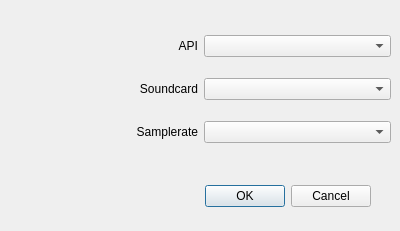
<?xml version="1.0" encoding="UTF-8"?>
<ui version="4.0">
 <class>configDialog</class>
 <widget class="QDialog" name="configDialog">
  <property name="windowModality">
   <enum>Qt::ApplicationModal</enum>
  </property>
  <property name="geometry">
   <rect>
    <x>0</x>
    <y>0</y>
    <width>400</width>
    <height>231</height>
   </rect>
  </property>
  <property name="windowTitle">
   <string>Configuration</string>
  </property>
  <property name="sizeGripEnabled">
   <bool>false</bool>
  </property>
  <property name="modal">
   <bool>true</bool>
  </property>
  <widget class="QDialogButtonBox" name="buttonBox">
   <property name="geometry">
    <rect>
     <x>30</x>
     <y>180</y>
     <width>341</width>
     <height>32</height>
    </rect>
   </property>
   <property name="orientation">
    <enum>Qt::Horizontal</enum>
   </property>
   <property name="standardButtons">
    <set>QDialogButtonBox::Cancel|QDialogButtonBox::Ok</set>
   </property>
  </widget>
  <widget class="QWidget" name="gridLayoutWidget">
   <property name="geometry">
    <rect>
     <x>10</x>
     <y>20</y>
     <width>381</width>
     <height>141</height>
    </rect>
   </property>
   <layout class="QGridLayout" name="gridLayout" columnminimumwidth="0,0">
    <property name="margin">
     <number>0</number>
    </property>
    <item row="0" column="0">
     <widget class="QLabel" name="label_2">
      <property name="text">
       <string>API</string>
      </property>
      <property name="alignment">
       <set>Qt::AlignRight|Qt::AlignTrailing|Qt::AlignVCenter</set>
      </property>
     </widget>
    </item>
    <item row="0" column="1">
     <widget class="QComboBox" name="ApiBox"/>
    </item>
    <item row="1" column="0">
     <widget class="QLabel" name="label_3">
      <property name="text">
       <string>Soundcard</string>
      </property>
      <property name="alignment">
       <set>Qt::AlignRight|Qt::AlignTrailing|Qt::AlignVCenter</set>
      </property>
     </widget>
    </item>
    <item row="1" column="1">
     <widget class="QComboBox" name="SoundcardBox"/>
    </item>
    <item row="2" column="0">
     <widget class="QLabel" name="label_4">
      <property name="text">
       <string>Samplerate</string>
      </property>
      <property name="alignment">
       <set>Qt::AlignRight|Qt::AlignTrailing|Qt::AlignVCenter</set>
      </property>
     </widget>
    </item>
    <item row="2" column="1">
     <widget class="QComboBox" name="SamplerateBox"/>
    </item>
   </layout>
  </widget>
 </widget>
 <resources/>
 <connections>
  <connection>
   <sender>ApiBox</sender>
   <signal>currentIndexChanged(int)</signal>
   <receiver>configDialog</receiver>
   <slot>fillSoundcardBox()</slot>
   <hints>
    <hint type="sourcelabel">
     <x>322</x>
     <y>42</y>
    </hint>
    <hint type="destinationlabel">
     <x>265</x>
     <y>-2</y>
    </hint>
   </hints>
  </connection>
  <connection>
   <sender>buttonBox</sender>
   <signal>accepted()</signal>
   <receiver>configDialog</receiver>
   <slot>accept()</slot>
   <hints>
    <hint type="sourcelabel">
     <x>243</x>
     <y>195</y>
    </hint>
    <hint type="destinationlabel">
     <x>243</x>
     <y>219</y>
    </hint>
   </hints>
  </connection>
  <connection>
   <sender>buttonBox</sender>
   <signal>rejected()</signal>
   <receiver>configDialog</receiver>
   <slot>reject()</slot>
   <hints>
    <hint type="sourcelabel">
     <x>314</x>
     <y>201</y>
    </hint>
    <hint type="destinationlabel">
     <x>323</x>
     <y>224</y>
    </hint>
   </hints>
  </connection>
  <connection>
   <sender>SoundcardBox</sender>
   <signal>currentIndexChanged(int)</signal>
   <receiver>configDialog</receiver>
   <slot>fillSamplerateBox()</slot>
   <hints>
    <hint type="sourcelabel">
     <x>281</x>
     <y>90</y>
    </hint>
    <hint type="destinationlabel">
     <x>256</x>
     <y>106</y>
    </hint>
   </hints>
  </connection>
 </connections>
 <slots>
  <slot>fillSoundcardBox()</slot>
  <slot>fillSamplerateBox()</slot>
 </slots>
</ui>
